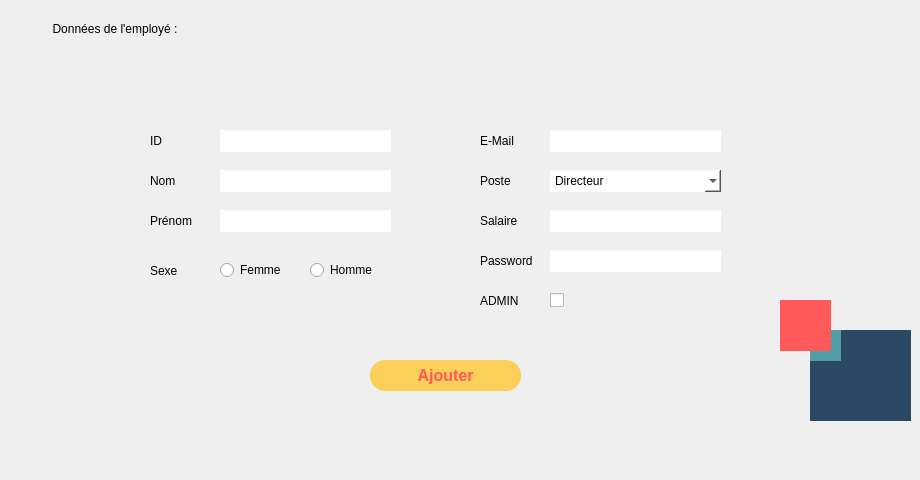
   <widget class="QWidget" name="tab_6">
    <property name="styleSheet">
     <string notr="true">border : none;</string>
    </property>
    <attribute name="title">
     <string>Ajouter</string>
    </attribute>
    <widget class="QGroupBox" name="groupBox_6">
     <property name="geometry">
      <rect>
       <x>50</x>
       <y>20</y>
       <width>861</width>
       <height>451</height>
      </rect>
     </property>
     <property name="styleSheet">
      <string notr="true">border:none;</string>
     </property>
     <property name="title">
      <string>Données de l'employé :</string>
     </property>
     <widget class="QLabel" name="IDlabel_5">
      <property name="geometry">
       <rect>
        <x>100</x>
        <y>100</y>
        <width>91</width>
        <height>41</height>
       </rect>
      </property>
      <property name="text">
       <string>ID</string>
      </property>
     </widget>
     <widget class="QLabel" name="Mail_label_4">
      <property name="geometry">
       <rect>
        <x>430</x>
        <y>100</y>
        <width>91</width>
        <height>41</height>
       </rect>
      </property>
      <property name="text">
       <string>E-Mail</string>
      </property>
     </widget>
     <widget class="QLabel" name="nomlabel_4">
      <property name="geometry">
       <rect>
        <x>100</x>
        <y>140</y>
        <width>91</width>
        <height>41</height>
       </rect>
      </property>
      <property name="text">
       <string>Nom</string>
      </property>
     </widget>
     <widget class="QLabel" name="prenomlabel_4">
      <property name="geometry">
       <rect>
        <x>100</x>
        <y>180</y>
        <width>91</width>
        <height>41</height>
       </rect>
      </property>
      <property name="text">
       <string>Prénom</string>
      </property>
     </widget>
     <widget class="QLineEdit" name="ID_le">
      <property name="geometry">
       <rect>
        <x>170</x>
        <y>110</y>
        <width>171</width>
        <height>22</height>
       </rect>
      </property>
      <property name="styleSheet">
       <string notr="true">background : white ;</string>
      </property>
     </widget>
     <widget class="QLineEdit" name="nom_le">
      <property name="geometry">
       <rect>
        <x>170</x>
        <y>150</y>
        <width>171</width>
        <height>22</height>
       </rect>
      </property>
      <property name="styleSheet">
       <string notr="true">background : white ;</string>
      </property>
     </widget>
     <widget class="QLineEdit" name="prenom_le">
      <property name="geometry">
       <rect>
        <x>170</x>
        <y>190</y>
        <width>171</width>
        <height>22</height>
       </rect>
      </property>
      <property name="styleSheet">
       <string notr="true">background : white ;</string>
      </property>
     </widget>
     <widget class="QLineEdit" name="mail_le">
      <property name="geometry">
       <rect>
        <x>500</x>
        <y>110</y>
        <width>171</width>
        <height>22</height>
       </rect>
      </property>
      <property name="styleSheet">
       <string notr="true">background : white ;</string>
      </property>
     </widget>
     <widget class="QLabel" name="postelabel_4">
      <property name="geometry">
       <rect>
        <x>430</x>
        <y>140</y>
        <width>91</width>
        <height>41</height>
       </rect>
      </property>
      <property name="text">
       <string>Poste</string>
      </property>
     </widget>
     <widget class="QLabel" name="CINlabel_8">
      <property name="geometry">
       <rect>
        <x>430</x>
        <y>180</y>
        <width>91</width>
        <height>41</height>
       </rect>
      </property>
      <property name="text">
       <string>Salaire</string>
      </property>
     </widget>
     <widget class="QLineEdit" name="salaire_le">
      <property name="geometry">
       <rect>
        <x>500</x>
        <y>190</y>
        <width>171</width>
        <height>22</height>
       </rect>
      </property>
      <property name="styleSheet">
       <string notr="true">background : white ;</string>
      </property>
     </widget>
     <widget class="QComboBox" name="Poste_comboBox">
      <property name="geometry">
       <rect>
        <x>500</x>
        <y>150</y>
        <width>171</width>
        <height>22</height>
       </rect>
      </property>
      <property name="styleSheet">
       <string notr="true">background : white ;</string>
      </property>
      <item>
       <property name="text">
        <string>Directeur</string>
       </property>
      </item>
      <item>
       <property name="text">
        <string>Responsable RH</string>
       </property>
      </item>
      <item>
       <property name="text">
        <string>Service comptable</string>
       </property>
      </item>
      <item>
       <property name="text">
        <string>Responsable Marketing</string>
       </property>
      </item>
      <item>
       <property name="text">
        <string>Specialiste IT</string>
       </property>
      </item>
      <item>
       <property name="text">
        <string>Manager de projets</string>
       </property>
      </item>
     </widget>
     <widget class="QLabel" name="sexe_le_4">
      <property name="geometry">
       <rect>
        <x>100</x>
        <y>230</y>
        <width>91</width>
        <height>41</height>
       </rect>
      </property>
      <property name="text">
       <string>Sexe</string>
      </property>
     </widget>
     <widget class="QLabel" name="warning_comboBox_2">
      <property name="geometry">
       <rect>
        <x>100</x>
        <y>270</y>
        <width>271</width>
        <height>20</height>
       </rect>
      </property>
      <property name="font">
       <font>
        <pointsize>10</pointsize>
        <italic>false</italic>
        <underline>false</underline>
       </font>
      </property>
      <property name="styleSheet">
       <string notr="true">color:red;</string>
      </property>
      <property name="text">
       <string/>
      </property>
      <property name="alignment">
       <set>Qt::AlignCenter</set>
      </property>
     </widget>
     <widget class="QPushButton" name="pushButton_ajouterEmploye">
      <property name="geometry">
       <rect>
        <x>320</x>
        <y>340</y>
        <width>151</width>
        <height>31</height>
       </rect>
      </property>
      <property name="font">
       <font>
        <pointsize>12</pointsize>
        <weight>75</weight>
        <bold>true</bold>
       </font>
      </property>
      <property name="styleSheet">
       <string notr="true">QPushButton{
border-radius:15px;
	background:#FACF5A;
	color:#FF5959;
	font-weight : bold;
}
QPushButton:hover
{
		background:#FF5959;
		color:#FACF5A;
		font-weight: bold;
}</string>
      </property>
      <property name="text">
       <string>Ajouter</string>
      </property>
     </widget>
     <widget class="QLineEdit" name="pwd_le">
      <property name="geometry">
       <rect>
        <x>500</x>
        <y>230</y>
        <width>171</width>
        <height>22</height>
       </rect>
      </property>
      <property name="styleSheet">
       <string notr="true">background : white ;</string>
      </property>
     </widget>
     <widget class="QLabel" name="CINlabel_9">
      <property name="geometry">
       <rect>
        <x>430</x>
        <y>220</y>
        <width>61</width>
        <height>41</height>
       </rect>
      </property>
      <property name="text">
       <string>Password</string>
      </property>
     </widget>
     <widget class="QLabel" name="admin_label_2">
      <property name="geometry">
       <rect>
        <x>430</x>
        <y>260</y>
        <width>91</width>
        <height>41</height>
       </rect>
      </property>
      <property name="text">
       <string>ADMIN</string>
      </property>
     </widget>
     <widget class="QGroupBox" name="adminButtons_2">
      <property name="geometry">
       <rect>
        <x>480</x>
        <y>260</y>
        <width>201</width>
        <height>51</height>
       </rect>
      </property>
      <property name="title">
       <string/>
      </property>
     </widget>
     <widget class="QCheckBox" name="checkBox">
      <property name="geometry">
       <rect>
        <x>500</x>
        <y>270</y>
        <width>83</width>
        <height>20</height>
       </rect>
      </property>
      <property name="text">
       <string/>
      </property>
     </widget>
     <widget class="QRadioButton" name="female_radiobutton">
      <property name="geometry">
       <rect>
        <x>170</x>
        <y>240</y>
        <width>97</width>
        <height>20</height>
       </rect>
      </property>
      <property name="text">
       <string>Femme</string>
      </property>
     </widget>
     <widget class="QRadioButton" name="male_radiobutton">
      <property name="geometry">
       <rect>
        <x>260</x>
        <y>240</y>
        <width>97</width>
        <height>20</height>
       </rect>
      </property>
      <property name="text">
       <string>Homme</string>
      </property>
     </widget>
     <widget class="QLabel" name="warning_label">
      <property name="geometry">
       <rect>
        <x>170</x>
        <y>275</y>
        <width>161</width>
        <height>21</height>
       </rect>
      </property>
      <property name="text">
       <string/>
      </property>
     </widget>
     <widget class="QFrame" name="frame_4">
      <property name="geometry">
       <rect>
        <x>760</x>
        <y>310</y>
        <width>101</width>
        <height>91</height>
       </rect>
      </property>
      <property name="styleSheet">
       <string notr="true">background : #2B4865;</string>
      </property>
      <property name="frameShape">
       <enum>QFrame::StyledPanel</enum>
      </property>
      <property name="frameShadow">
       <enum>QFrame::Raised</enum>
      </property>
      <widget class="QFrame" name="frame_5">
       <property name="geometry">
        <rect>
         <x>-60</x>
         <y>-30</y>
         <width>91</width>
         <height>61</height>
        </rect>
       </property>
       <property name="styleSheet">
        <string notr="true">background :#4F9DA6;</string>
       </property>
       <property name="frameShape">
        <enum>QFrame::StyledPanel</enum>
       </property>
       <property name="frameShadow">
        <enum>QFrame::Raised</enum>
       </property>
      </widget>
     </widget>
     <widget class="QFrame" name="frame_9">
      <property name="geometry">
       <rect>
        <x>730</x>
        <y>280</y>
        <width>51</width>
        <height>51</height>
       </rect>
      </property>
      <property name="styleSheet">
       <string notr="true">background :#FF5959;</string>
      </property>
      <property name="frameShape">
       <enum>QFrame::StyledPanel</enum>
      </property>
      <property name="frameShadow">
       <enum>QFrame::Raised</enum>
      </property>
     </widget>
    </widget>
   </widget>
